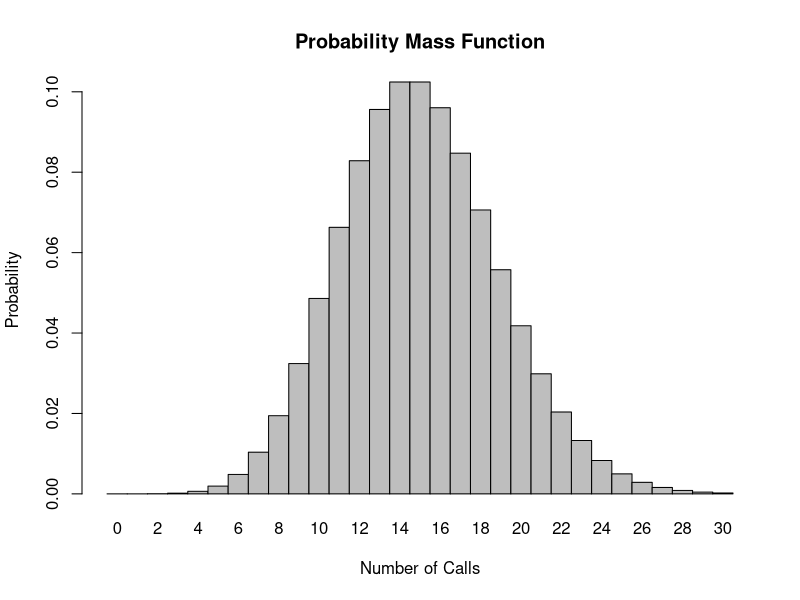
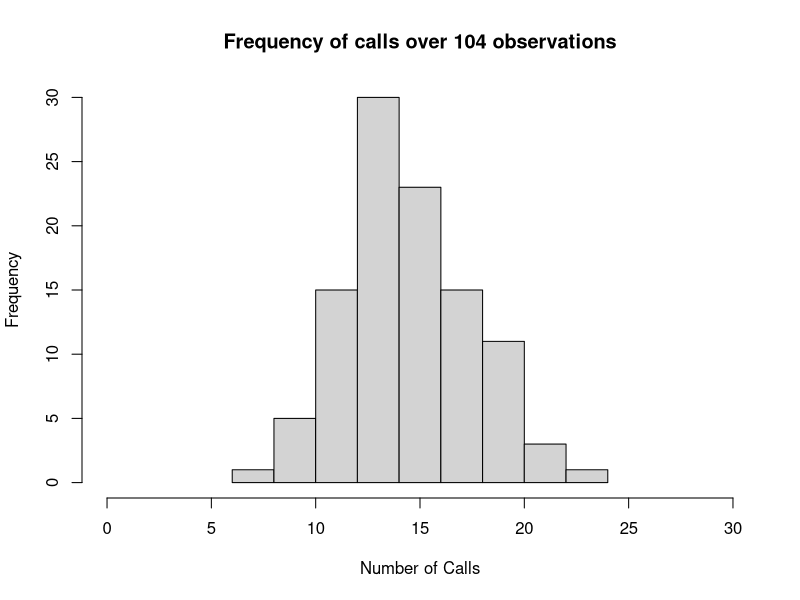

These charts were generated, in order, by the following R code:
## ---- chunk 1
knitr::opts_chunk$set(echo = TRUE)
## ---- chunk 2
#We will use the function ppois since it calculates the poisson probability for a variable that is not discrete. A discrete variable would be like exactly 8 calls, but we want to know the probablity of 8 calls and more.
#lambda is equal to the mean so lambda<-15
#q is equal to the number of success, in this case 8+
#lower.tail is equal to TRUE if you want the probability of less than a certain number and FALSE if you want probability of more than a certain number. Because we want to know the probability of the 8+ we want to use FALSE The default for this function is TRUE so we need to include lower in our function.

#ppois(q, lambda, lower.tail)
Probability<-ppois(q = 8, lambda = 15, lower.tail = FALSE)
Probability
## ---- chunk 3
#Now we have a discrete value of 0 which means we want to use dpois.
#same variables as above except q = 0. 
Probability<-dpois(0, lambda = 15)
Probability
#As you can see, there is very very low probability of our scinetist hearing nothing. 
## ---- chunk 4
#same as above but we replace 0 with 3
Probability<-dpois(3, lambda = 15)
Probability
#Still low but more likely than 0 calls. 
## ---- chunk 5
#So from what I gather, the poisson mass function is a line. that shows the distribution of probabilities for a given function. 
?plot
?hist
?ggplot2
?ggplot
?barplot
x<-0:30
l<-15
Pois<-dpois(x = x, lambda = l)
barplot(Pois, names.arg = x, space =  0, xlab = "Number of Calls", ylab = "Probability", main = "Probability Mass Function")
#We want to plot the discrete values for 0 to 30 for our poisson distribution which is why we used dpois. Not sure what the spce = 0 is about at all or the names.arg function either. 
## ---- chunk 6
?rpois
#So my interweb searches have lead me to finding rpois(). So lets look for a little information about rpois(). 
rpois(104, lambda = 15)
#That was rather easy! n = 104 (or the number of trials), and of course lambda still equals 15.
#FA: Here you can define the Poisson simulation (eg: sim<-rpois), same as you did for the probabilities, this can be helpful for question 6 - since question 6 is asking to run the simulated results from question 5.
## ---- chunk 7
?hist
x<-rpois(104, lambda = 15)
hist(x, xlim = c(0, 30), xlab = "Number of Calls", main = "Frequency of calls over 104 observations")
#The hist() fucntion denotes a histogram. xlim sets the limits of the x axis, xlab lables the x axis and main labels the title of the histogram. 
#FA: I think here you can only call the sim function from question 5 (eg: hist(sim, ...).
